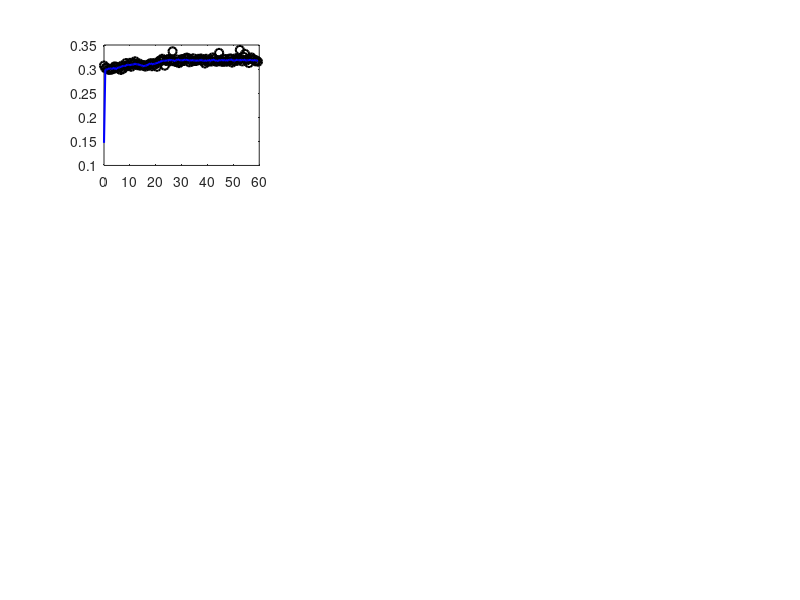

MATLAB code to generate this figure: (Note: this script raises an error after producing the figure.)
% This code computes the change in the probe area along the experiment and compares it with the pressure drop. 


% Author: Jose Otavio Matias
% Work address
% email: jose.o.a.matias@ntnu.no
% Novemebr 2020; Last revision: 
clear 
close all
clc
% 

%% Parameters tuning 
%number of wells being used in the experiment
par.nw = 3;

% Sampling times 
par.dtMeasu = 1; %[s]

% minimum equivalent diameter
par.dMin = 0.3;
par.dMax = 0.312;

par.dLim = (0.312 - 0.3)*0.2 + 0.3;

%% Data 
% exp 1:9
% cc (number of wells)
% data{exp,cc}.flowrate [L/min]
% data{exp,cc}.deltaP = [mbar]
% data{exp,cc}.temperature = [oC};
% data{exp,cc}.ptop = [mbar g];
% data{exp,cc}.ppump = [bar g];
% data{exp,cc}.pumpRotation = [0 - 1]
% data{exp,cc}.valveOpen = [0 - 1]
% data{exp,cc}.equivDiame = [cm]

par.currentdirectory = pwd;
par.nfolder = dir([par.currentdirectory,'\*.txt']);%pictures taken with png format
par.ni = size(par.nfolder,1); %number of experiments

%load('Experiments')
load('Experiments_newCV')

sampTime = 30; % [s]

% experimental table
%       | well 1 | well 2 | well 3 |
% exp 1 |   13   |   05   |   09   |
% exp 2 |   09   |   09   |   13   |
% exp 3 |   05   |   13   |   05   |
% exp 4 |   09   |   09   |   09   |
% exp 7 |   XX   |   11   |   XX   |
% exp 8 |   XX   |   07   |   XX   |
% exp 9 |   XX   |   XX   |   11   |

        % experiment, well, flowrate
expTable = [1,1,13;
            2,3,13;
            3,2,13;
            1,3,9;
            2,1,9;
            2,2,9;
            1,2,5;
            3,1,5;
            3,3,5];
                  
%% Diameter
figure(1)

% finding the breakdown time
tBreak_0 = [];
tBreak_end = [];

countBreak = 0;

cdArray = [];

for expe = 1:size(expTable,1)

    expTime = size(data{expTable(expe,1),1}.flowrate,1);
    cdArray = [cdArray, data{expTable(expe,1),expTable(expe,2)}.Cd_temp];
   
    tEval = 1:sampTime:expTime;
        
    if rem(tEval(end),sampTime) ~= 0
        tgrid = 0:(sampTime/60):(1/60)*(expTime - 1);
    else
        tgrid = 0:(sampTime/60):(1/60)*expTime;
    end
    
    filtTemp2 = medfilt1(data{expTable(expe,1),expTable(expe,2)}.equivDiameCvNew,sampTime);
 
    for kk = 1:length(filtTemp2)
        if filtTemp2(kk) > par.dLim && countBreak == 0
            tBreak_0 = [tBreak_0, kk];
            countBreak = 1;
        end
        if filtTemp2(kk) > par.dMax && countBreak == 1
            tBreak_end = [tBreak_end, kk];
            countBreak = 2;
        end
    end
    countBreak = 0; 
    
    subplot(3,3,expe)
        plot(tgrid,data{expTable(expe,1),expTable(expe,2)}.equivDiameCvNew(tEval),'ko','Linewidth',1.5)
        hold on
        plot(tgrid,filtTemp2(tEval),'b-','Linewidth',1.5)

        yline(par.dMin,'k:');
        yline(par.dMax,'k:');
        
        xline(tBreak_end(end)/60,'k:');
        xline(tBreak_0(end)/60,'k:');
        
        xticks(0:5:60)
        xlim([0, 60])

        %             yticks(0:0.25:1)
        ylim([0.28, 0.33])

        if expe < 4
            lab = ['Q = 13; Well = ',num2str(expTable(expe,2))];
        elseif expe < 7
            lab = ['Q = 9; Well = ',num2str(expTable(expe,2))];
        else
            lab = ['Q = 5; Well = ',num2str(expTable(expe,2))];
        end
        
        title(lab)
        ylabel('d [cm]','FontSize',10)
        xlabel('time [min]','FontSize',10);

end

cdArray
